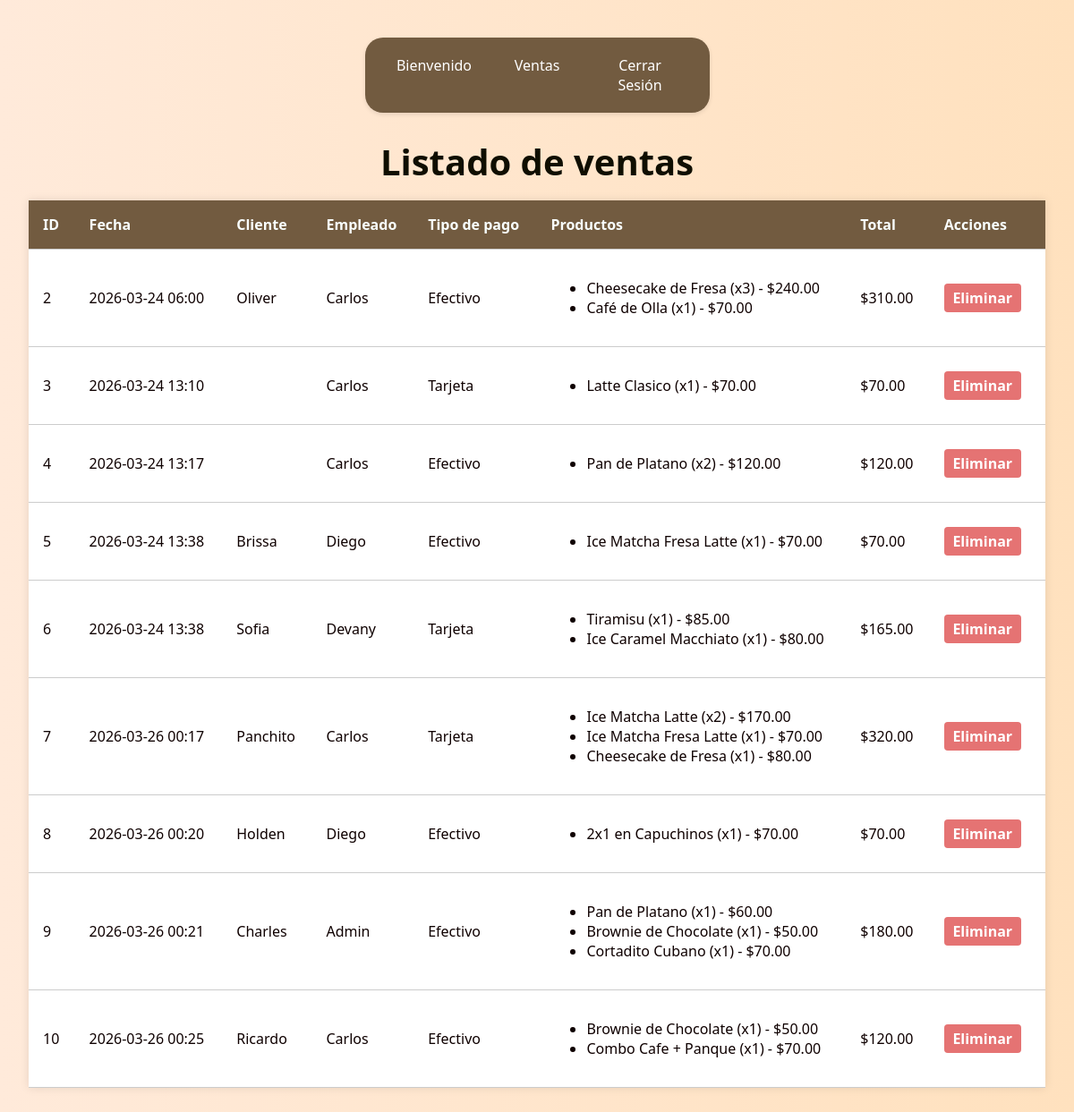
Before: /listado_ventas/ with the older database file.
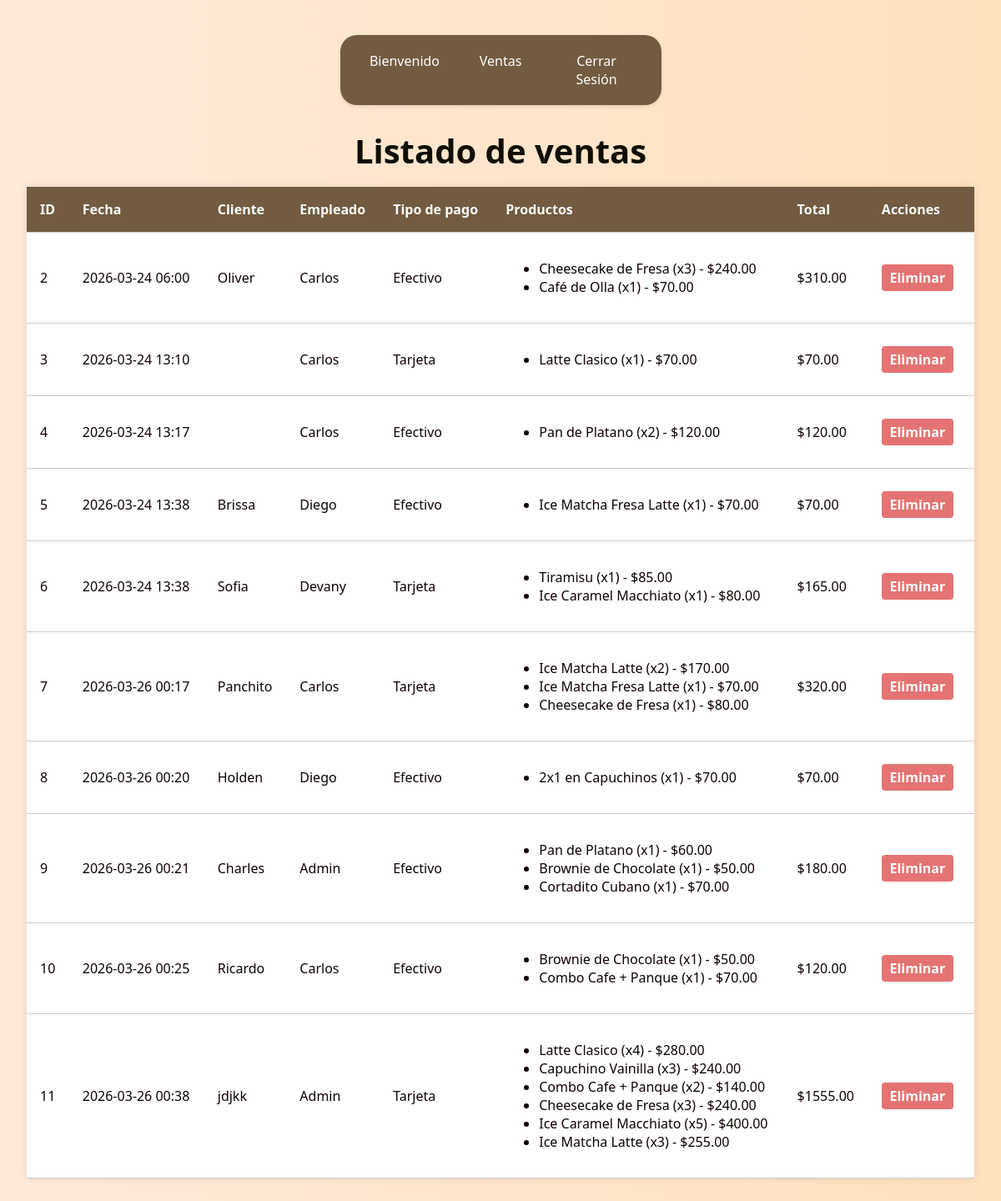
After: the same page with the newer database file.
### app/models.py (models this page shows, shortened)
class Venta(models.Model):
    fecha_hora = models.DateTimeField()
    total = models.DecimalField(max_digits=10, decimal_places=2, default=0) #TOTAL A PAGAR
    metodo_pago = models.CharField(max_length=45) #Efectivo, Tarjeta, etc.
    empleado = models.ForeignKey(
        Empleado,
        on_delete=models.PROTECT
    )
    cliente = models.ForeignKey(
        Cliente,
        on_delete=models.SET_NULL,
        null=True,
        blank=True
    )

class Cliente(models.Model):
    nombre = models.CharField(max_length=45)
    primer_apellido = models.CharField(max_length=45)
    segundo_apellido = models.CharField(max_length=45, null=True, blank=True)
    telefono = models.CharField(max_length=15, null=True, blank=True)
    descripcion = models.CharField(max_length=45, null=True, blank=True)

class Empleado(models.Model):
    user = models.OneToOneField(User, on_delete=models.CASCADE, null=True, blank=True)
    nombre = models.CharField(max_length=45)
    primer_apellido = models.CharField(max_length=45)
    segundo_apellido = models.CharField(max_length=45, null=True, blank=True)
    rfc = models.CharField(max_length=13)

class DetalleVenta(models.Model):
    venta = models.ForeignKey(
        Venta,
        on_delete=models.CASCADE,
        related_name="detalles"
    )
    producto = models.ForeignKey(
        Producto,
        on_delete=models.PROTECT
    )
    cantidad = models.PositiveIntegerField()
    precio_unitario = models.DecimalField(max_digits=10, decimal_places=2, default=0)
    subtotal = models.DecimalField(max_digits=10, decimal_places=2, default=0)

class Producto(models.Model):
    nombre = models.CharField(max_length=70)
    precio_compra = models.DecimalField(max_digits=10, decimal_places=2)
    precio_venta = models.DecimalField(max_digits=10, decimal_places=2)
    categoria = models.ForeignKey(Categoria, on_delete=models.PROTECT) #el PORTECT evita borrar una categoría si tiene productos aja baraja.

### app/views.py (the view)
# urls.py: path('listado_ventas/', views.listado_ventas, name='listado_ventas'),
def listado_ventas(request):
    ventas = Venta.objects.all()
    return render(request, 'listado_ventas.html', {'ventas': ventas})

### app/templates/listado_ventas.html (shortened to what this page needs)
{% load static %}
<!DOCTYPE html>
<html lang="es" translate="no">
<head>
    <link rel="stylesheet" href="{% static 'css/stylelistar.css' %}">
</head>
<body>
    {% include 'menu.html' %}
    <h1>Listado de ventas</h1>
    <table class="tabla-productos">
        <thead>
            <tr>
                <th>ID</th>
                <th>Fecha</th>
                <th>Cliente</th>
                <th>Empleado</th>
                <th>Tipo de pago</th>
                <th>Productos</th>
                <th>Total</th>
                <th>Acciones</th>
            </tr>
        </thead>
        <tbody>
            {% for venta in ventas %}
            <tr>
                <td>{{ venta.id }}</td>
                <td>{{ venta.fecha_hora|date:"Y-m-d H:i" }}</td>
                <td>{{ venta.cliente.nombre }}</td>
                <td>{{ venta.empleado.nombre }}</td>
                <td>{{ venta.metodo_pago }}</td>
                <td>
                    <ul>
                        {% for detalle in venta.detalles.all %}
                        <li>{{ detalle.producto.nombre }} (x{{ detalle.cantidad }}) - ${{ detalle.subtotal }}</li>
                        {% endfor %}
                    </ul>
                </td>
                <td>${{ venta.total }}</td>
                <td>
                    <a class="boton-eliminar" href="{% url 'eliminar' venta.id %}" onclick="return confirmarEliminacion(event)">Eliminar</a>
                </td>
            </tr>
            {% empty %}
            <tr>
                <td colspan="7" class="text-center text-muted">No hay ventas registradas.</td>
            </tr>
            {% endfor %}
        </tbody>
    </table>
</body>
</html>

### app/templates/menu.html (shortened to what this page needs)
{% load static %}
<!DOCTYPE html>
<html lang="es" translate="no">
<head>
    <link rel="stylesheet" href="{% static 'css/styleMenu.css' %}">
</head>
<body>
    <nav class="navbar navbar-expand-lg bg-body-tertiary">
        <div class="container-fluid">
            <div class="navbar-nav">
                <ul>
                    <li><a class="nav-var">Bienvenido</a></li>
                    <li><a class="nav-link">Ventas</a>
                    </li>
                    <li><a class="nav-link" href="{% url 'login' %}">Cerrar Sesión</a></li>
                </ul>
            </div>
        </div>
    </nav>
</body>
</html>

### app/static/css/stylelistar.css (style rules this page uses)
body { font-family: 'Segoe UI', sans-serif; background: linear-gradient(to right, #ffeada, #ffe1be); padding: 2rem; color: #0f0101; margin-left: 250px; }
html { background: white; }
h1 { text-align: center; font-size: 2.5rem; color: #0f0e00; margin-bottom: 1rem; }
.tabla-productos { width: 100%; border-collapse: collapse; box-shadow: 0 0 10px rgba(0,0,0,0.1); background-color: white; }
.tabla-productos th, .tabla-productos td { padding: 1rem; border-bottom: 1px solid #ccc; text-align: left; }
.tabla-productos th { background-color: #725b40; color: #f9fffe; font-weight: bold; }
.boton-editar, .boton-eliminar { margin-right: 0.5rem; padding: 0.3rem 0.6rem; text-decoration: none; border-radius: 4px; font-weight: bold; }
.boton-eliminar { background-color: #e57373; color: white; }
.navbar { background-color: #c4b585; padding: 10px 20px; box-shadow: 0 2px 5px rgba(0,0,0,0.1); border-radius: 20px; width: fit-content; margin: 10px auto; }
.container-fluid { display: flex; justify-content: center; }
.navbar-nav { display: flex; gap: 30px; }
.nav-link { color: #fff; text-decoration: none; font-weight: 500; padding: 8px 12px; border-radius: 5px; transition: background-color 0.3s ease; }
.nav-var { color: #8b7b5d; text-decoration: none; font-weight: 500; padding: 8px 12px; border-radius: 5px; transition: background-color 0.3s ease; }

### app/static/css/styleMenu.css (style rules this page uses)
body { margin: 0; font-family: 'Segoe UI', sans-serif; background-color: #eee1aa; }
.navbar { background-color: #725b40; padding: 10px 20px; box-shadow: 0 2px 5px rgba(0,0,0,0.1); border-radius: 20px; width: fit-content; margin: 10px auto; }
.container-fluid { display: flex; justify-content: center; }
.navbar-nav { display: flex; gap: 30px; }
.nav-link { color: #fff; text-decoration: none; font-weight: 500; padding: 8px 12px; border-radius: 5px; transition: background-color 0.3s ease; }
.nav-var { color: #806828; text-decoration: none; font-weight: 500; padding: 8px 12px; border-radius: 5px; transition: background-color 0.3s ease; }
.navbar-nav ul { list-style-type: none; margin: 0; padding: 0; }
.navbar-nav li { position: relative; float: left; }
.navbar-nav li a { text-decoration: none; padding: 10px; display: block; width: 95px; text-align: center; border-radius: 5px; color: #fff; }

Changed rows visible on the page:
added Venta: id "11", fecha_hora "2026-03-26 00:38", cliente.nombre "jdjkk", empleado.nombre "Admin", metodo_pago "Tarjeta", total "1555.00"
added DetalleVenta: producto.nombre "Latte Clasico", cantidad "4", subtotal "280.00", shown under "11"
added DetalleVenta: producto.nombre "Capuchino Vainilla", cantidad "3", subtotal "240.00", shown under "11"
added DetalleVenta: producto.nombre "Combo Cafe + Panque", cantidad "2", subtotal "140.00", shown under "11"
added DetalleVenta: producto.nombre "Cheesecake de Fresa", cantidad "3", subtotal "240.00", shown under "11"
added DetalleVenta: producto.nombre "Ice Caramel Macchiato", cantidad "5", subtotal "400.00", shown under "11"
added DetalleVenta: producto.nombre "Ice Matcha Latte", cantidad "3", subtotal "255.00", shown under "11"
